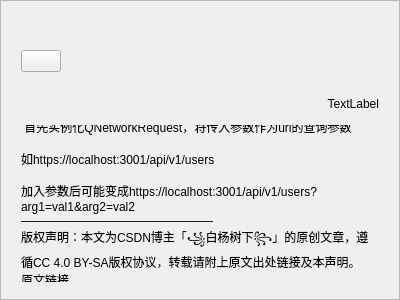
<?xml version="1.0" encoding="UTF-8"?>
<ui version="4.0">
 <class>messageCenterItem</class>
 <widget class="QWidget" name="messageCenterItem">
  <property name="geometry">
   <rect>
    <x>0</x>
    <y>0</y>
    <width>400</width>
    <height>300</height>
   </rect>
  </property>
  <property name="sizePolicy">
   <sizepolicy hsizetype="Expanding" vsizetype="Maximum">
    <horstretch>0</horstretch>
    <verstretch>0</verstretch>
   </sizepolicy>
  </property>
  <property name="windowTitle">
   <string>Form</string>
  </property>
  <layout class="QVBoxLayout" name="verticalLayout">
   <property name="spacing">
    <number>0</number>
   </property>
   <property name="leftMargin">
    <number>0</number>
   </property>
   <property name="topMargin">
    <number>0</number>
   </property>
   <property name="rightMargin">
    <number>0</number>
   </property>
   <property name="bottomMargin">
    <number>0</number>
   </property>
   <item>
    <widget class="QFrame" name="frame">
     <property name="sizePolicy">
      <sizepolicy hsizetype="Expanding" vsizetype="Preferred">
       <horstretch>0</horstretch>
       <verstretch>0</verstretch>
      </sizepolicy>
     </property>
     <property name="frameShape">
      <enum>QFrame::StyledPanel</enum>
     </property>
     <property name="frameShadow">
      <enum>QFrame::Raised</enum>
     </property>
     <layout class="QVBoxLayout" name="verticalLayout_2">
      <property name="leftMargin">
       <number>20</number>
      </property>
      <property name="rightMargin">
       <number>20</number>
      </property>
      <item>
       <widget class="QWidget" name="widget" native="true">
        <property name="sizePolicy">
         <sizepolicy hsizetype="Expanding" vsizetype="Fixed">
          <horstretch>0</horstretch>
          <verstretch>0</verstretch>
         </sizepolicy>
        </property>
        <property name="minimumSize">
         <size>
          <width>0</width>
          <height>100</height>
         </size>
        </property>
        <layout class="QHBoxLayout" name="horizontalLayout">
         <property name="spacing">
          <number>0</number>
         </property>
         <property name="leftMargin">
          <number>0</number>
         </property>
         <property name="topMargin">
          <number>0</number>
         </property>
         <property name="rightMargin">
          <number>0</number>
         </property>
         <property name="bottomMargin">
          <number>0</number>
         </property>
         <item>
          <widget class="QWidget" name="messageTitle" native="true">
           <property name="sizePolicy">
            <sizepolicy hsizetype="Maximum" vsizetype="Maximum">
             <horstretch>0</horstretch>
             <verstretch>0</verstretch>
            </sizepolicy>
           </property>
           <property name="layoutDirection">
            <enum>Qt::RightToLeft</enum>
           </property>
           <layout class="QHBoxLayout" name="horizontalLayout_2">
            <property name="leftMargin">
             <number>0</number>
            </property>
            <property name="topMargin">
             <number>0</number>
            </property>
            <property name="rightMargin">
             <number>0</number>
            </property>
            <property name="bottomMargin">
             <number>0</number>
            </property>
            <item>
             <widget class="QLabel" name="title">
              <property name="sizePolicy">
               <sizepolicy hsizetype="Expanding" vsizetype="Expanding">
                <horstretch>0</horstretch>
                <verstretch>0</verstretch>
               </sizepolicy>
              </property>
              <property name="text">
               <string/>
              </property>
             </widget>
            </item>
            <item>
             <widget class="QPushButton" name="icon">
              <property name="sizePolicy">
               <sizepolicy hsizetype="Maximum" vsizetype="Maximum">
                <horstretch>0</horstretch>
                <verstretch>0</verstretch>
               </sizepolicy>
              </property>
              <property name="text">
               <string/>
              </property>
             </widget>
            </item>
           </layout>
          </widget>
         </item>
         <item>
          <widget class="QLabel" name="dateTime">
           <property name="sizePolicy">
            <sizepolicy hsizetype="Expanding" vsizetype="Expanding">
             <horstretch>0</horstretch>
             <verstretch>0</verstretch>
            </sizepolicy>
           </property>
           <property name="text">
            <string>TextLabel</string>
           </property>
           <property name="alignment">
            <set>Qt::AlignBottom|Qt::AlignRight|Qt::AlignTrailing</set>
           </property>
          </widget>
         </item>
        </layout>
       </widget>
      </item>
      <item>
       <widget class="QLabel" name="label">
        <property name="sizePolicy">
         <sizepolicy hsizetype="Expanding" vsizetype="Maximum">
          <horstretch>0</horstretch>
          <verstretch>0</verstretch>
         </sizepolicy>
        </property>
        <property name="frameShape">
         <enum>QFrame::NoFrame</enum>
        </property>
        <property name="frameShadow">
         <enum>QFrame::Plain</enum>
        </property>
        <property name="lineWidth">
         <number>0</number>
        </property>
        <property name="midLineWidth">
         <number>0</number>
        </property>
        <property name="text">
         <string> 首先实例化QNetworkRequest，将传入参数作为url的查询参数

如https://localhost:3001/api/v1/users

加入参数后可能变成https://localhost:3001/api/v1/users?arg1=val1&amp;arg2=val2
————————————————
版权声明：本文为CSDN博主「꧁白杨树下꧂」的原创文章，遵循CC 4.0 BY-SA版权协议，转载请附上原文出处链接及本声明。
原文链接</string>
        </property>
        <property name="textFormat">
         <enum>Qt::AutoText</enum>
        </property>
        <property name="alignment">
         <set>Qt::AlignLeading|Qt::AlignLeft|Qt::AlignVCenter</set>
        </property>
        <property name="wordWrap">
         <bool>true</bool>
        </property>
        <property name="margin">
         <number>0</number>
        </property>
       </widget>
      </item>
     </layout>
    </widget>
   </item>
  </layout>
 </widget>
 <resources/>
 <connections/>
</ui>
